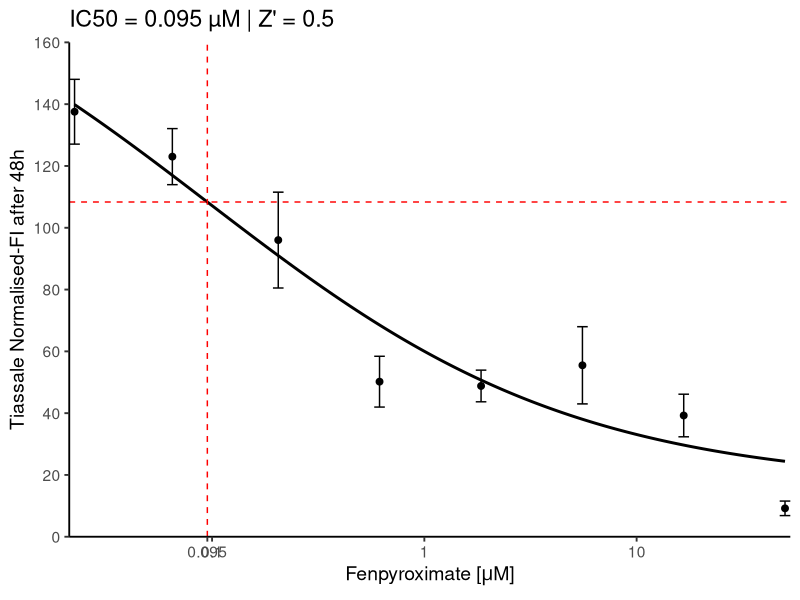

Here is the R script that generated this plot:
# Pakete laden
library(ggplot2)
library(scales)

# Beispiel: Vektoren (durch deine Daten ersetzen)
# Beispiel: Vektoren (durch deine Daten ersetzen)
q <- c(50, 16.665, 5.555, 1.85, 0.615, 0.205, 0.065, 0.0225)
w <- c(9.193729052,	39.24659713,	55.48882274,	48.80120642,	50.19242587,	96.01201191,	123.0209337,	137.5507215)
e <- c(2.34957467,	6.890709676,	12.4930397,	5.129808418,	8.226971321,	15.51161002,	9.068669145,	10.49128647)

neg_ctrl <- c(-2967.25,
              -675.25,
              -212.25,
              320.75)
pos_ctrl <- c(47183.5,
              55698.5,
              59508.5,
              67048.5)

data <- data.frame(
  Konzentration = q,
  Wirkung = w,
  SD = e
)

# ---------------------------
# Achsengrenzen
# ---------------------------
y_min <- floor(min(w - e) / 20) * 20
y_max <- ceiling(max(w + e) / 20) * 20

# ---------------------------
# 4-Parameter-logistische Funktion
# ---------------------------
sigmoid <- function(conc, bottom, top, logLC50, slope) {
  bottom + (top - bottom) /
    (1 + exp(slope * (log(conc) - logLC50)))
}

# ---------------------------
# Fit
# ---------------------------
fit <- nls(
  Wirkung ~ sigmoid(Konzentration, bottom, top, logLC50, slope),
  data = data,
  start = list(
    bottom = min(w),
    top = max(w),
    logLC50 = log(median(q)),
    slope = 1
  ),
  algorithm = "port",
  lower = c(0, 0, log(min(q) / 100), 0.001),
  upper = c(200, 200, log(max(q) * 100), 20),
  control = nls.control(maxiter = 5000, warnOnly = TRUE)
)

coef_fit <- coef(fit)

print(coef_fit)
print(summary(fit))

# ---------------------------
# IC50 berechnen
# ---------------------------
target_y <- coef_fit["bottom"] +
  (coef_fit["top"] - coef_fit["bottom"]) / 2

LC50_numeric <- tryCatch({
  uniroot(
    function(x)
      sigmoid(
        x,
        coef_fit["bottom"],
        coef_fit["top"],
        coef_fit["logLC50"],
        coef_fit["slope"]
      ) - target_y,
    lower = min(q) / 10,
    upper = max(q) * 10
  )$root
}, error = function(e) NA)

cat("IC50 =", LC50_numeric, "µM\n")

# ---------------------------
# Vorhersagekurve
# ---------------------------
q_pred <- exp(seq(
  log(min(q)),
  log(max(q)),
  length.out = 400
))

pred <- sigmoid(
  q_pred,
  coef_fit["bottom"],
  coef_fit["top"],
  coef_fit["logLC50"],
  coef_fit["slope"]
)

curve_data <- data.frame(
  Konzentration = q_pred,
  Wirkung = pred
)

# ---------------------------
# Z'-Faktor
# ---------------------------
z_prime <- 1 -
  (3 * (sd(pos_ctrl) + sd(neg_ctrl))) /
  abs(mean(pos_ctrl) - mean(neg_ctrl))

# ---------------------------
# X-Achsen-Breaks
# ---------------------------
breaks_x <- log_breaks()(range(q))

if (!is.na(LC50_numeric)) {
  breaks_x <- sort(unique(c(breaks_x, LC50_numeric)))
}

# ---------------------------
# Plot
# ---------------------------
p <- ggplot(data, aes(x = Konzentration, y = Wirkung)) +
  
  geom_point(size = 2, colour = "black") +
  
  geom_errorbar(
    aes(
      ymin = Wirkung - SD,
      ymax = Wirkung + SD
    ),
    width = 0.05,
    colour = "black"
  ) +
  
  geom_line(
    data = curve_data,
    aes(y = Wirkung),
    linewidth = 1,
    colour = "black"
  )

# Nur zeichnen, wenn IC50 existiert
if (!is.na(LC50_numeric)) {
  p <- p +
    geom_vline(
      xintercept = LC50_numeric,
      colour = "red",
      linetype = "dashed"
    ) +
    geom_hline(
      yintercept = target_y,
      colour = "red",
      linetype = "dashed"
    )
}

p <- p +
  scale_x_log10(
    expand = c(0, 0),
    breaks = breaks_x,
    labels = function(x) round(x, 4)
  ) +
  scale_y_continuous(
    limits = c(y_min, y_max),
    breaks = seq(y_min, y_max, by = 20),
    expand = c(0, 0)
  ) +
  theme_classic(base_size = 14) +
  labs(
    x = expression("Fenpyroximate ["*mu*"M]"),
    y = "Tiassale Normalised-FI after 48h",
    title = paste0(
      "IC50 = ",
      ifelse(is.na(LC50_numeric), "nicht bestimmbar", round(LC50_numeric, 4)),
      " µM | Z' = ",
      round(z_prime, 3)
    )
  )
print (p)
